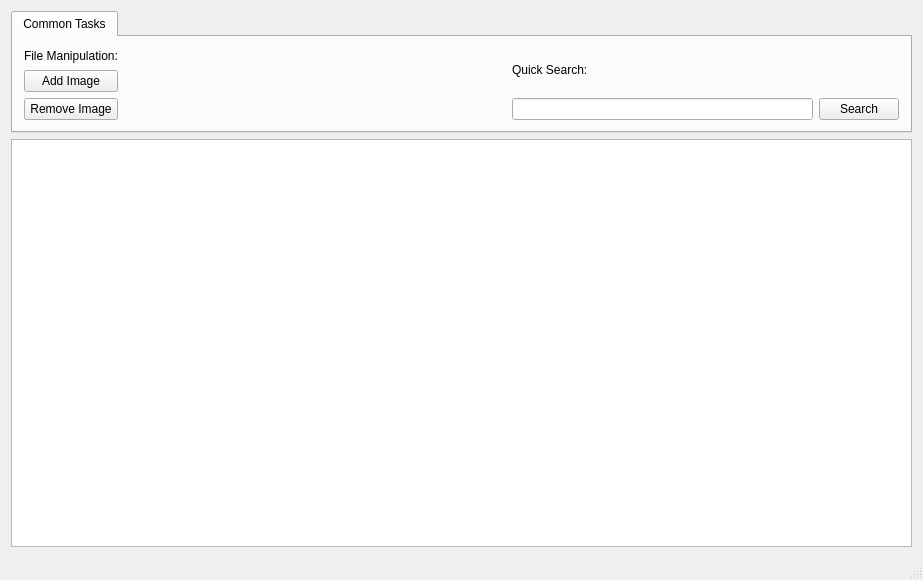
<?xml version="1.0" encoding="UTF-8"?>
<ui version="4.0">
 <class>MainWindow</class>
 <widget class="QMainWindow" name="MainWindow">
  <property name="geometry">
   <rect>
    <x>0</x>
    <y>0</y>
    <width>923</width>
    <height>580</height>
   </rect>
  </property>
  <property name="sizePolicy">
   <sizepolicy hsizetype="MinimumExpanding" vsizetype="Fixed">
    <horstretch>0</horstretch>
    <verstretch>0</verstretch>
   </sizepolicy>
  </property>
  <property name="windowTitle">
   <string>MainWindow</string>
  </property>
  <widget class="QWidget" name="centralWidget">
   <layout class="QVBoxLayout" name="verticalLayout">
    <item>
     <widget class="QTabWidget" name="activitiesStrip">
      <property name="sizePolicy">
       <sizepolicy hsizetype="Expanding" vsizetype="Fixed">
        <horstretch>0</horstretch>
        <verstretch>0</verstretch>
       </sizepolicy>
      </property>
      <property name="minimumSize">
       <size>
        <width>0</width>
        <height>100</height>
       </size>
      </property>
      <property name="maximumSize">
       <size>
        <width>16777215</width>
        <height>16777215</height>
       </size>
      </property>
      <property name="currentIndex">
       <number>0</number>
      </property>
      <widget class="QWidget" name="tabCommonTasks">
       <attribute name="title">
        <string>Common Tasks</string>
       </attribute>
       <layout class="QHBoxLayout" name="horizontalLayout_3">
        <item>
         <layout class="QVBoxLayout" name="commonTasks_FileManipVLayout">
          <item>
           <widget class="QLabel" name="commonTasks_FileManipLabel">
            <property name="text">
             <string>&lt;html&gt;&lt;head/&gt;&lt;body&gt;&lt;p&gt;File Manipulation:&lt;/p&gt;&lt;/body&gt;&lt;/html&gt;</string>
            </property>
           </widget>
          </item>
          <item>
           <widget class="QPushButton" name="commonTasks_AddImageButton">
            <property name="text">
             <string>Add Image</string>
            </property>
           </widget>
          </item>
          <item>
           <widget class="QPushButton" name="commonTasks_RemoveImageButton">
            <property name="text">
             <string>Remove Image</string>
            </property>
           </widget>
          </item>
         </layout>
        </item>
        <item>
         <spacer name="commonTasks_HSpacer">
          <property name="orientation">
           <enum>Qt::Horizontal</enum>
          </property>
          <property name="sizeHint" stdset="0">
           <size>
            <width>40</width>
            <height>20</height>
           </size>
          </property>
         </spacer>
        </item>
        <item>
         <layout class="QVBoxLayout" name="commonTasks_QuickSearchVLayout">
          <item>
           <widget class="QLabel" name="commonTasks_QuickSearchLabel">
            <property name="text">
             <string>Quick Search:</string>
            </property>
           </widget>
          </item>
          <item>
           <layout class="QHBoxLayout" name="commonTasks_QuickSearchHLayout">
            <item>
             <widget class="QLineEdit" name="commonTasks_QuickSearchLineEdit"/>
            </item>
            <item>
             <widget class="QPushButton" name="commonTasks_QuickSearchButton">
              <property name="text">
               <string>Search</string>
              </property>
             </widget>
            </item>
           </layout>
          </item>
         </layout>
        </item>
       </layout>
      </widget>
     </widget>
    </item>
    <item>
     <widget class="QListWidget" name="imageThumbnailDisplay">
      <property name="selectionMode">
       <enum>QAbstractItemView::ExtendedSelection</enum>
      </property>
      <property name="resizeMode">
       <enum>QListView::Adjust</enum>
      </property>
      <property name="spacing">
       <number>20</number>
      </property>
      <property name="viewMode">
       <enum>QListView::IconMode</enum>
      </property>
      <property name="uniformItemSizes">
       <bool>true</bool>
      </property>
     </widget>
    </item>
   </layout>
  </widget>
  <widget class="QMenuBar" name="menuBar">
   <property name="geometry">
    <rect>
     <x>0</x>
     <y>0</y>
     <width>923</width>
     <height>21</height>
    </rect>
   </property>
  </widget>
  <widget class="QStatusBar" name="statusBar"/>
 </widget>
 <layoutdefault spacing="6" margin="11"/>
 <resources/>
 <connections/>
</ui>
